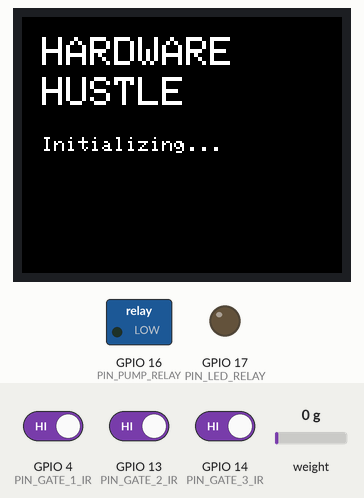
This sketch was run on a simulated ESP32. On the bench: 160×128 colour display, switched loads named in the sketch (green lamp = pin HIGH), output pins drawn as LEDs (lit = HIGH). Inputs (shaded band) come from the test bench; at power-on: GPIO 4 (PIN_GATE_1_IR) HIGH, GPIO 13 (PIN_GATE_2_IR) HIGH, GPIO 14 (PIN_GATE_3_IR) HIGH, weight on the scale 0 g. What the sketch prints to the serial monitor is not drawn.

Above: at 1.2 s.
At 3.3 s:
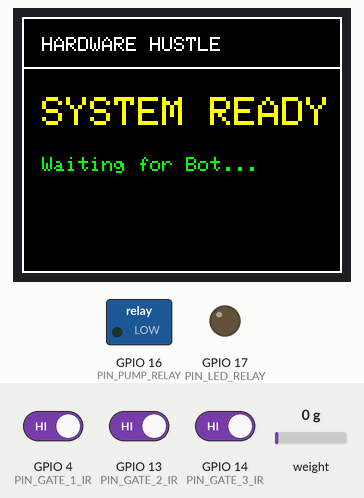
3.4 s: GPIO 4 (PIN_GATE_1_IR) driven LOW
At 4.0 s:
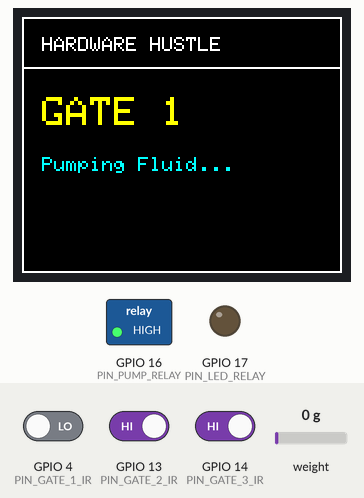
4.9 s: GPIO 4 (PIN_GATE_1_IR) driven HIGH and GPIO 13 (PIN_GATE_2_IR) driven LOW
7.9 s: GPIO 14 (PIN_GATE_3_IR) driven LOW
At 9.2 s:
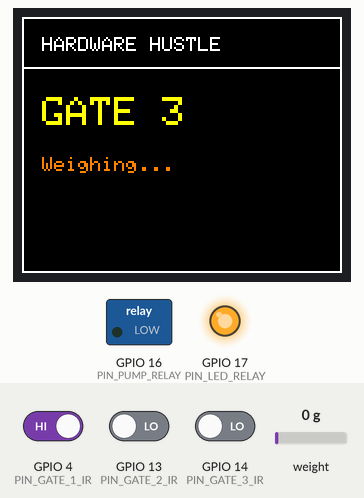
9.9 s: weight on the scale set to 100 g
At 13.6 s:
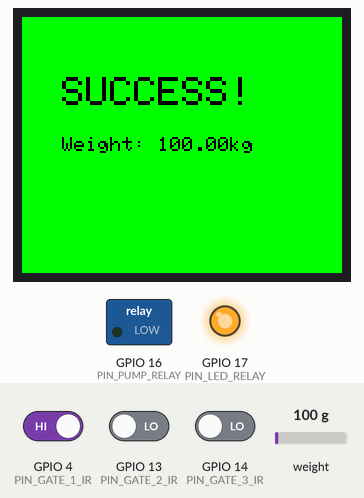
Timing chart, 0 to 13.9 s (numbered marks = the images above; inputs shaded):
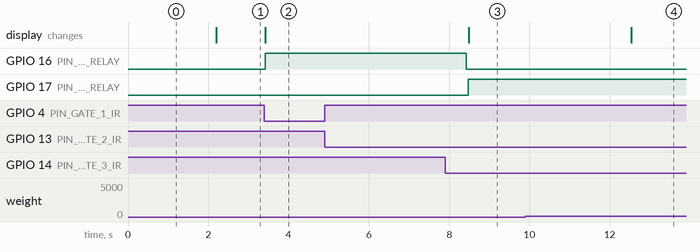

Measured:
- after the input at 3.4 s, GPIO 16 (PIN_PUMP_RELAY): LOW → HIGH at once; the display: changes at once (image 2)
- after the input at 4.9 s, every drawn part: stays the same
- after the input at 7.9 s, the display: changes after 0.59 s (image 3)
- after the input at 9.9 s, the display: changes after 2.6 s (image 4)

The sketch:

Arena.ino
```cpp
#include <Arduino.h>
#include <HX711.h>
#include <Adafruit_GFX.h>
#include <Adafruit_ST7735.h>
#include <SPI.h>

/* =========================================================================
   HARDWARE MAPPING (REVISED LAYOUT)
   ========================================================================= */
// --- SENSORS & ACTUATORS ---
#define PIN_GATE_1_IR    4   // Gate 1 Sensor
#define PIN_GATE_2_IR    13  // Gate 2 Sensor
#define PIN_GATE_3_IR    14  // Gate 3 Sensor
#define PIN_PUMP_RELAY   16  // Water Pump Relay
#define PIN_LED_RELAY    17  // LAM LED Relay

// --- LOAD CELL (HX711) ---
// Moved to 19 and 25 to free up Hardware SPI for the display
#define PIN_LOADCELL_DT  19
#define PIN_LOADCELL_SCK 25

// --- TFT LCD DISPLAY (1.8" ST7735) ---
// Using Hardware SPI Pins: SCK=18, MOSI=23 automatically
#define TFT_CS     27  // Chip Select (Avoided Pin 5)
#define TFT_RST    22  // Reset
#define TFT_DC     21  // Data/Command

/* =========================================================================
   CONSTANTS & OBJECTS
   ========================================================================= */
// Initialize Display using Hardware SPI (Faster)
// Notice we only pass CS, DC, and RST. It automatically finds SCK(18) and MOSI(23).
Adafruit_ST7735 tft = Adafruit_ST7735(TFT_CS, TFT_DC, TFT_RST);

// Initialize Load Cell
HX711 scale;

// --- CONFIGURATION (YOU MUST TUNE THESE) ---
const unsigned long PUMP_RUNTIME_MS = 5000;      // Time to dispense 125ml
const float LOADCELL_CALIBRATION_FACTOR = 420.0; // RUN CALIBRATION SKETCH FIRST!
const float TARGET_WEIGHT_MIN = 0.1;             // Min kg
const float TARGET_WEIGHT_MAX = 5.0;             // Max kg
const int SENSOR_TRIGGERED = LOW;                // IR Sensor State (LOW or HIGH)

// State Tracking
bool gate1Completed = false;
bool gate2Completed = false;
bool gate3Completed = false;

/* =========================================================================
   SETUP
   ========================================================================= */
void setup() {
  Serial.begin(115200);
  Serial.println("--- LAM ARENA CONTROLLER STARTING ---");

  // 1. Initialize Display
  // Try INITR_BLACKTAB, INITR_GREENTAB, or INITR_REDTAB if colors look wrong
  tft.initR(INITR_BLACKTAB);
  tft.setRotation(1); // Landscape orientation
  tft.fillScreen(ST7735_BLACK);

  // Initial Welcome Screen
  tft.setTextColor(ST7735_WHITE);
  tft.setTextSize(2);
  tft.setCursor(10, 10);
  tft.println("HARDWARE");
  tft.setCursor(10, 30);
  tft.println("HUSTLE");
  tft.setTextSize(1);
  tft.setCursor(10, 60);
  tft.println("Initializing...");
  delay(1000);

  // 2. Initialize Pins
  pinMode(PIN_PUMP_RELAY, OUTPUT);
  pinMode(PIN_LED_RELAY, OUTPUT);
  digitalWrite(PIN_PUMP_RELAY, LOW);
  digitalWrite(PIN_LED_RELAY, LOW);

  pinMode(PIN_GATE_1_IR, INPUT);
  pinMode(PIN_GATE_2_IR, INPUT);
  pinMode(PIN_GATE_3_IR, INPUT);

  // 3. Initialize Load Cell
  Serial.println("Initializing Load Cell...");
  scale.begin(PIN_LOADCELL_DT, PIN_LOADCELL_SCK);
  scale.set_scale(LOADCELL_CALIBRATION_FACTOR);
  scale.tare(); // Reset scale to zero

  // Ready Status
  updateScreen("SYSTEM READY", "Waiting for Bot...", ST7735_GREEN);
  Serial.println("System Ready.");
}

/* =========================================================================
   MAIN LOOP
   ========================================================================= */
void loop() {
  // --- GATE 1: FLUID DISPENSING ---
  if (!gate1Completed && digitalRead(PIN_GATE_1_IR) == SENSOR_TRIGGERED) {
    Serial.println("GATE 1: Robot Detected");
    updateScreen("GATE 1", "Pumping Fluid...", ST7735_CYAN);

    digitalWrite(PIN_PUMP_RELAY, HIGH); // Pump ON
    delay(PUMP_RUNTIME_MS);             // Wait
    digitalWrite(PIN_PUMP_RELAY, LOW);  // Pump OFF

    updateScreen("GATE 1", "Complete!", ST7735_GREEN);
    gate1Completed = true;
  }

  // --- GATE 2: LAM LEDs ---
  if (!gate2Completed && digitalRead(PIN_GATE_2_IR) == SENSOR_TRIGGERED) {
    Serial.println("GATE 2: Robot Detected");
    updateScreen("GATE 2", "LAM LEDs ON", ST7735_MAGENTA);

    digitalWrite(PIN_LED_RELAY, HIGH); // LEDs ON
    gate2Completed = true;
  }

  // --- GATE 3: PARKING & WEIGHING ---
  if (!gate3Completed && digitalRead(PIN_GATE_3_IR) == SENSOR_TRIGGERED) {
    Serial.println("GATE 3: Robot Detected");
    updateScreen("GATE 3", "Weighing...", ST7735_ORANGE);

    // Allow time for robot to stop and fluid to settle
    delay(3000);

    // Take measurement
    float weight = scale.get_units(10);
    Serial.print("Weight: "); Serial.println(weight);

    tft.fillScreen(ST7735_BLACK);

      // SUCCESS SCREEN
      tft.fillScreen(ST7735_GREEN);
      tft.setTextColor(ST7735_BLACK);
      tft.setTextSize(2);
      tft.setCursor(20, 30);
      tft.println("SUCCESS!");
      tft.setTextSize(1);
      tft.setCursor(20, 60);
      tft.print("Weight: ");       tft.print(weight); tft.print("kg");
      tft.setTextColor(ST7735_WHITE);


    gate3Completed = true;
  }
}

/* =========================================================================
   HELPER FUNCTION FOR LCD
   ========================================================================= */
void updateScreen(String title, String status, uint16_t color) {
  tft.fillScreen(ST7735_BLACK);
  tft.drawRect(0, 0, 160, 128, ST7735_WHITE); // Draw border

  tft.setCursor(10, 10);
  tft.setTextColor(ST7735_WHITE);
  tft.setTextSize(1);
  tft.println("HARDWARE HUSTLE");

  tft.drawLine(0, 25, 160, 25, ST7735_WHITE);

  tft.setCursor(10, 40);
  tft.setTextColor(ST7735_YELLOW);
  tft.setTextSize(2);
  tft.println(title);

  tft.setCursor(10, 70);
  tft.setTextColor(color);
  tft.setTextSize(1);
  tft.println(status);
}
```
